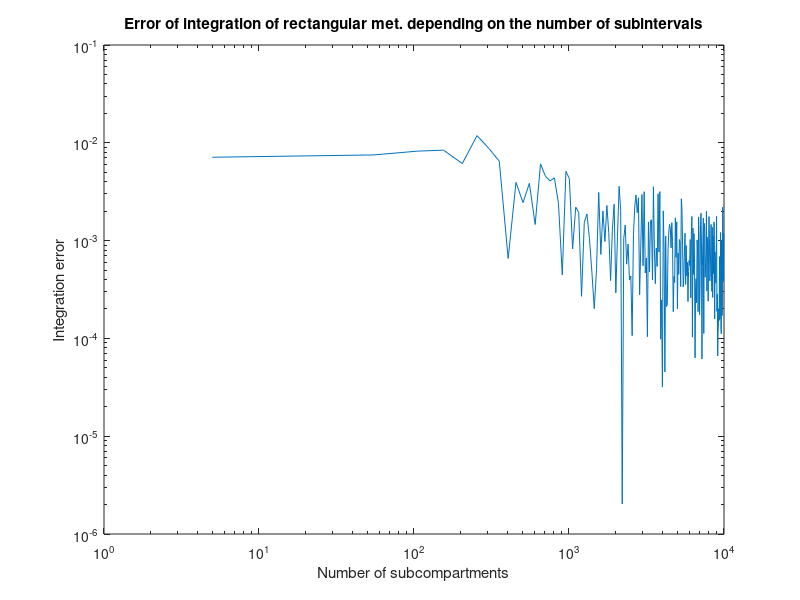

This figure's MATLAB source:
function Zad_4
    [integration_error, Nt, ft_5, xr, yr, yrmax] = zadanie4();
end

function [integration_error, Nt, ft_5, xr, yr, yrmax] = zadanie4()

    % Numeryczne całkowanie metodą Monte Carlo.
    %
    %   integration_error - wektor wierszowy. Każdy element integration_error(1,i)
    %       zawiera błąd całkowania obliczony dla liczby losowań równej Nt(1,i).
    %       Zakładając, że obliczona wartość całki dla Nt(1,i) próbek wynosi
    %       integration_result, błąd jest definiowany jako:
    %       integration_error(1,i) = abs(integration_result - reference_value),
    %       gdzie reference_value to wartość referencyjna całki.
    %
    %   Nt - wektor wierszowy zawierający liczby losowań, dla których obliczano
    %       wektor błędów całkowania integration_error.
    %
    %   ft_5 - gęstość funkcji prawdopodobieństwa dla n=5
    %
    %   [xr, yr] - tablice komórkowe zawierające informacje o wylosowanych punktach.
    %       Tablice te mają rozmiar [1, length(Nt)]. W komórkach xr{1,i} oraz yr{1,i}
    %       zawarte są współrzędne x oraz y wszystkich punktów zastosowanych
    %       do obliczenia całki przy losowaniu Nt(1,i) punktów.
    %
    %   yrmax - maksymalna dopuszczalna wartość współrzędnej y losowanych punktów

    reference_value = 0.0473612919396179; % wartość referencyjna całki

    Nt = 5:50:10^4;
	integration_error = [];
	xr = cell(1, length(Nt));
	yr = cell(1, length(Nt));
	for i = 1:length(Nt)
		[integration_result, xr{i}, yr{i}, yrmax] = integral_mcarlo(@f, Nt(i));
		integration_error(i) = abs(integration_result - reference_value);
	end

    ft_5 = f(5);
    %integral_1000 = integral(@f, 1000);

	figure;
	loglog(Nt, integration_error);
	xlabel('Number of subcompartments');
	ylabel('Integration error');
	title('Error of integration of rectangular met. depending on the number of subintervals');
	saveas(gcf, 'zadanie4.png');


end

function d = f(t)
	sig = 3;
	u = 10;
	d = 1/(sig*sqrt(2*pi)) * exp(-((t-u).^2)/(2*sig^2));
end

function [res, xr, yr, yrmax] = integral_mcarlo(f,N)
	a = 0;
	b = 5;
	yrmax = 1.2137*f(5);
	xr = zeros(1,N);
	yr = zeros(1,N);
	res = 0;
	for i = 1:N
		xr(i) = a + (b-a)*rand(1);
		yr(i) = yrmax*rand(1);
		if yr(i) <= f(xr(i))
			res = res + 1;
		end
	end
	res = res/N * (b-a) * yrmax;
end
